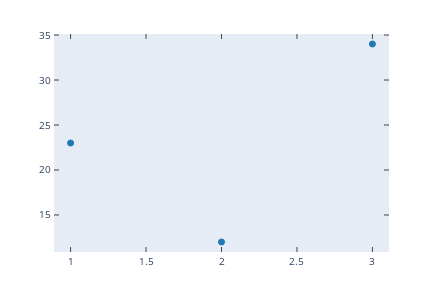

Notebook code cell kept with this figure:
### Markdown cell above
## Convert `matplotlib` figures to `Plotly`

### Code cell
%config InlineBackend.figure_format = 'retina'
import matplotlib.pyplot as plt
from plotly.tools import mpl_to_plotly

mpl_fig, ax = plt.subplots()
ax.scatter(x=[1, 2, 3], y=[23, 12, 34])
plotly_fig = mpl_to_plotly(mpl_fig)
plotly_fig

### Figure 1 — Plotly figure (JSON) as saved in the notebook; plotly's stock layout.template omitted (floating-point values rounded to 4 significant figures)
{"data": [{"marker": {"color": "rgba(31,119,180,1.0)", "line": {"color": "rgba(31,119,180,1.0)", "width": 1}, "size": 6, "symbol": "circle"}, "mode": "markers", "type": "scatter", "x": [1, 2, 3], "xaxis": "x", "y": [23, 12, 34], "yaxis": "y"}], "layout": {"autosize": false, "height": 288, "hovermode": "closest", "margin": {"b": 36, "l": 54, "pad": 0, "r": 43, "t": 34}, "showlegend": false, "width": 432, "xaxis": {"anchor": "y", "domain": [0, 1], "mirror": "ticks", "nticks": 11, "range": [0.8901, 3.11], "showgrid": false, "showline": true, "side": "bottom", "tickfont": {"size": 10}, "ticks": "inside", "type": "linear", "zeroline": false}, "yaxis": {"anchor": "x", "domain": [0, 1], "mirror": "ticks", "nticks": 7, "range": [10.88, 35.12], "showgrid": false, "showline": true, "side": "left", "tickfont": {"size": 10}, "ticks": "inside", "type": "linear", "zeroline": false}}}
